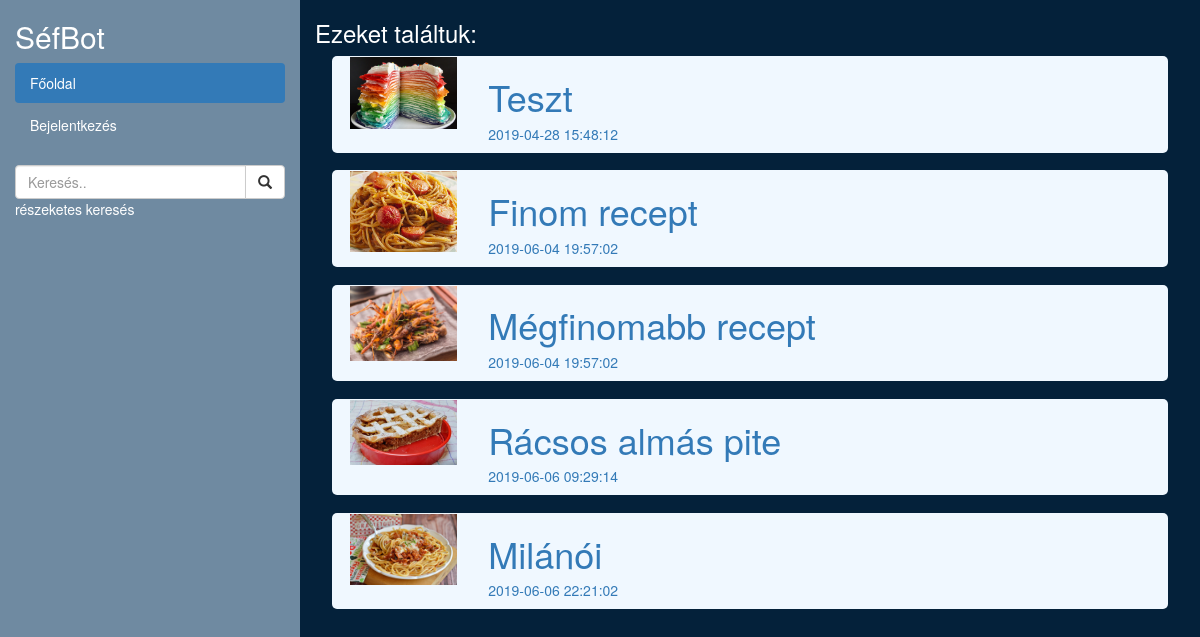
The page /kereses.php on the database its author committed.
### tables this page shows
CREATE TABLE `recept` (
  `id` int(11) NOT NULL,
  `szerzo_id` int(11) DEFAULT NULL,
  `neve` varchar(20) NOT NULL,
  `leiras` varchar(5000) NOT NULL,
  `energia` double DEFAULT NULL,
  `feherje` double DEFAULT NULL,
  `zsir` double DEFAULT NULL,
  `szenhidrat` double DEFAULT NULL,
  `mikor` datetime NOT NULL DEFAULT CURRENT_TIMESTAMP
);

### kereses.php (the view, shortened to what this page needs)
<?php
include_once 'include/menu.php'
?>
<?php
$keres = $_POST["keres"];
 $sql = "SELECT * FROM recept Where LOWER(neve) like LOWER('%$keres%') ORDER BY mikor";
$result = $conn->query($sql);
echo "<h3 style=\"color: white\">Ezeket találtuk:</h3>";
if ($result->num_rows > 0) {
        while($row = $result->fetch_assoc()) {
            echo "<div class='doboz '>
                        <div class='row'>
                        <a href='recept.php?id=".$row["id"]."'>
                            <div class='col-sm-2'>
                                <img class='img-fluid' src='include/img/".$row["id"].".jpg'>
                            </div>
                            <div class='col-sm-10'>
                                <h1>".$row["neve"]."</h1>
                                <h5>".$row["mikor"]."</h5>
                            </div>
                            </a>
                        </div>
                        </div>";
        }
    } else {
        echo "Nincs találat";
    }
    ?>
</div>
</div>
</div>
</body>
</html>

### include/menu.php (style rules this page uses)
.doboz { background-color: aliceblue; border-radius: 5px 5px 5px 5px; margin-bottom: 2%; margin-left: 2%; margin-right: 2%; padding: 0.1% 2% 0.1% 2%; }
.doboz a { text-decoration: none; }
.doboz img { width: 99%; padding-top:0.1%; padding-bottom: 0.1%; }
body { background-color: #04213A; }

### rows shown on the page
recept: shows a picture, neve "Teszt", mikor "2019-04-28 15:48:12"
recept: shows a picture, neve "Finom recept", mikor "2019-06-04 19:57:02"
recept: shows a picture, neve "Mégfinomabb recept", mikor "2019-06-04 19:57:02"
recept: shows a picture, neve "Rácsos almás pite", mikor "2019-06-06 09:29:14"
recept: shows a picture, neve "Milánói", mikor "2019-06-06 22:21:02"
